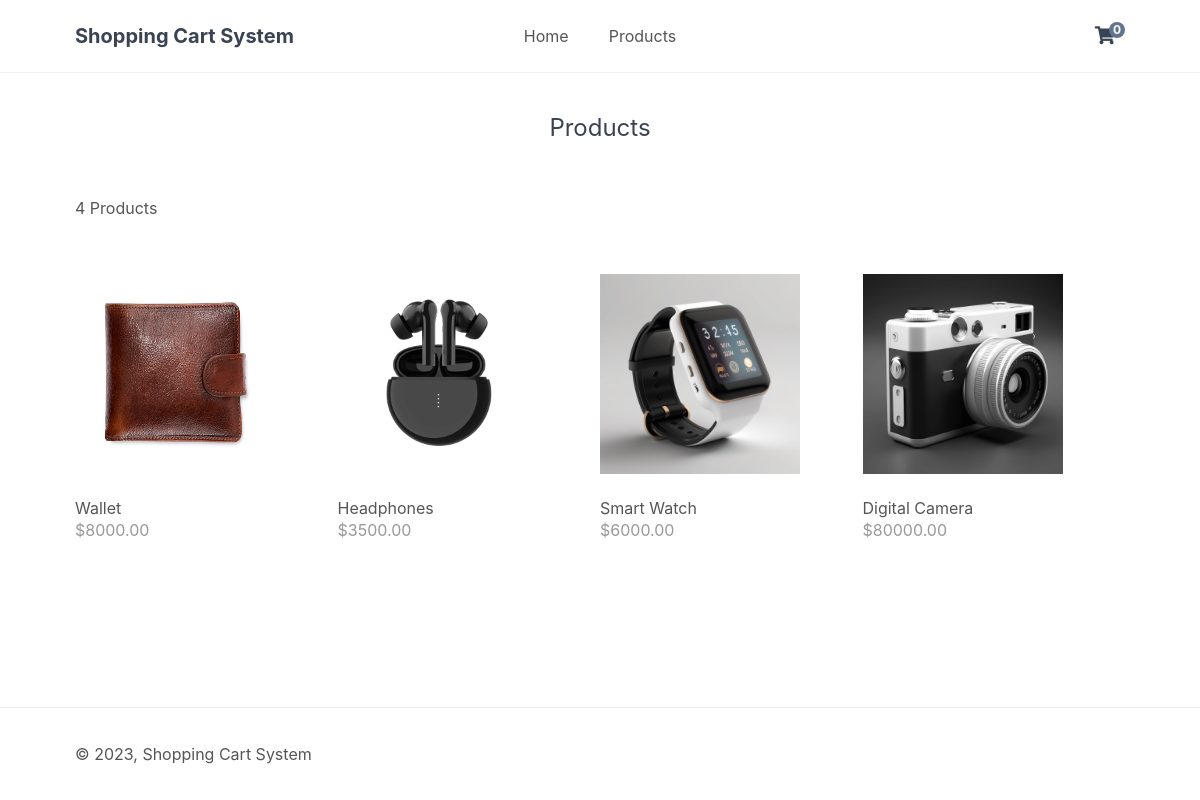
The page /index.php?page=products on the database its author committed.
### tables this page shows
CREATE TABLE `products` (
  `id` int(11) NOT NULL,
  `name` varchar(200) NOT NULL,
  `desc` text NOT NULL,
  `price` decimal(7,2) NOT NULL,
  `rrp` decimal(7,2) NOT NULL DEFAULT 0.00,
  `quantity` int(11) NOT NULL,
  `img` text NOT NULL,
  `date_added` datetime NOT NULL DEFAULT current_timestamp()
);

### index.php (called while the page is built, shortened)
<?php
include 'functions.php';
$page = isset($_GET['page']) && file_exists($_GET['page'] . '.php') ? $_GET['page'] : 'home';
include $page . '.php';
?>

### products.php (the view, shortened to what this page needs)
<?php
$num_products_on_each_page = 4;
$current_page = isset($_GET['p']) && is_numeric($_GET['p']) ? (int)$_GET['p'] : 1;
$stmt = $pdo->prepare('SELECT * FROM products ORDER BY date_added DESC LIMIT ?,?');
$stmt->bindValue(1, ($current_page - 1) * $num_products_on_each_page, PDO::PARAM_INT);
$stmt->bindValue(2, $num_products_on_each_page, PDO::PARAM_INT);
$stmt->execute();
$products = $stmt->fetchAll(PDO::FETCH_ASSOC);
$total_products = $pdo->query('SELECT * FROM products')->rowCount();
?>
<?=template_header('Products')?>
<div class="products content-wrapper">
    <h1>Products</h1>
    <p><?=$total_products?> Products</p>
    <div class="products-wrapper">
        <?php foreach ($products as $product): ?>
        <a href="index.php?page=product&id=<?=$product['id']?>" class="product">
            <img src="imgs/<?=$product['img']?>" width="200" height="200" alt="<?=$product['name']?>">
            <span class="name"><?=$product['name']?></span>
            <span class="price">
                &dollar;<?=$product['price']?>
            </span>
        </a>
        <?php endforeach; ?>
    </div>
    <div class="buttons">
    </div>
</div>
<?=template_footer()?>

### style.css (style rules this page uses)
* { box-sizing: border-box; font-family: -apple-system, BlinkMacSystemFont, "segoe ui", roboto, oxygen, ubuntu, cantarell, "fira sans", "droid sans", "helvetica neue", Arial, sans-serif; font-size: 16px; -webkit-font-smoothing: antialiased; -moz-osx-font-smoothing: grayscale; }
html { height: 100%; }
body { position: relative; min-height: 100%; color: #555555; background-color: #FFFFFF; margin: 0; padding-bottom: 100px; }
h1, h2, h3, h4, h5 { color: #394352; }
.content-wrapper { width: 1050px; margin: 0 auto; }
main .recentlyadded .products, main .products .products-wrapper { display: flex; flex-wrap: wrap; align-items: center; justify-content: space-between; padding: 40px 0 0 0; }
main .recentlyadded .products .product, main .products .products-wrapper .product { display: block; overflow: hidden; text-decoration: none; width: 25%; padding-bottom: 60px; }
main .recentlyadded .products .product img, main .products .products-wrapper .product img { transform: scale(1); transition: transform 1s; }
main .recentlyadded .products .product .name, main .products .products-wrapper .product .name { display: block; color: #555555; padding: 20px 0 2px 0; }
main .recentlyadded .products .product .price, main .products .products-wrapper .product .price { display: block; color: #999999; }
main > .products h1 { display: block; font-weight: normal; margin: 0; padding: 40px 0; font-size: 24px; text-align: center; width: 100%; }
main > .products .buttons { text-align: right; padding-bottom: 40px; }

### rows shown on the page
products: img (picture), name "Wallet", price "8000.00"
products: img (picture), name "Headphones", price "3500.00"
products: img (picture), name "Smart Watch", price "6000.00"
products: img (picture), name "Digital Camera", price "80000.00"

### other values the page prints
$num_items_in_cart "0"
$total_products "4"
